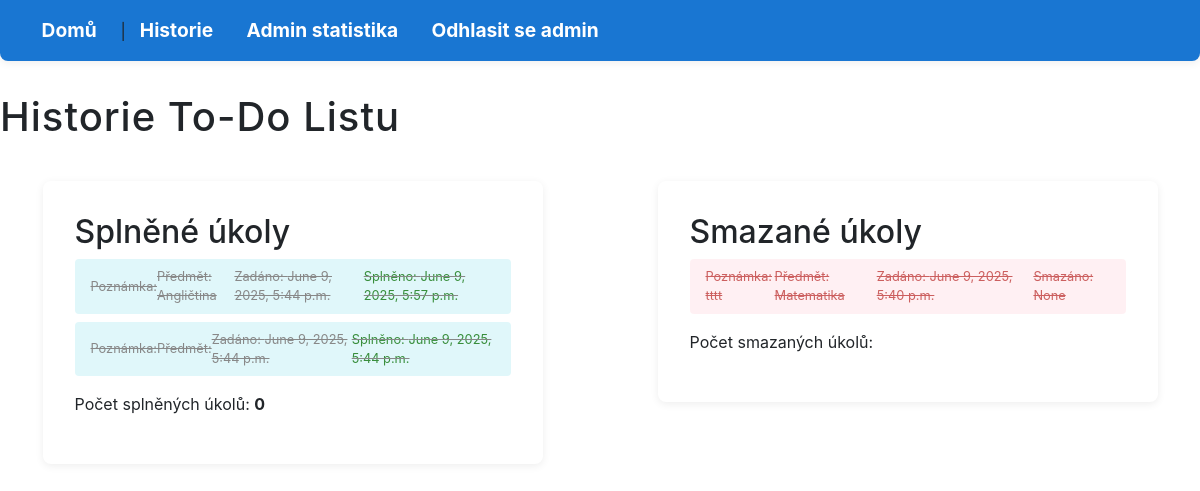
/history/ (signed in), run on an earlier commit of the app's database.
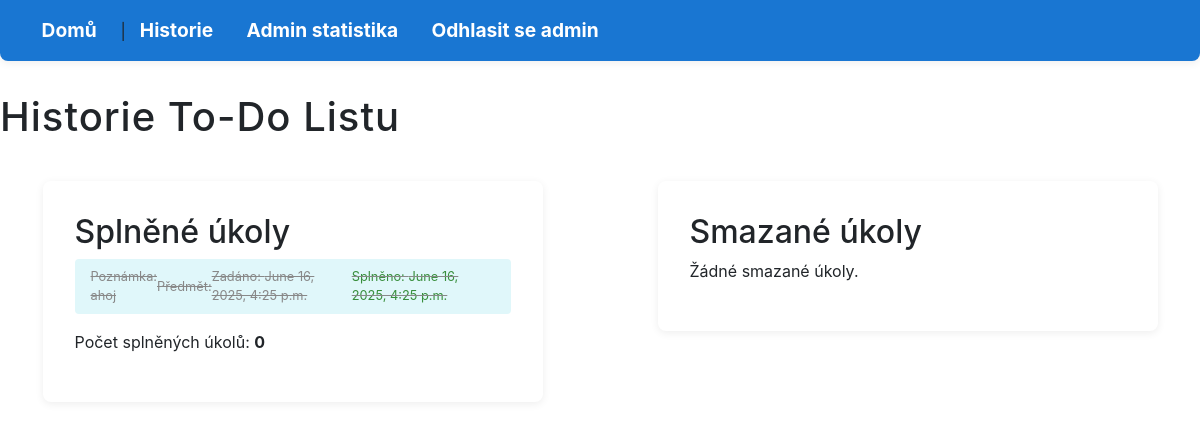
And on a later commit of the database.
### todo_app/models.py (models this page shows, shortened)
class Todo(models.Model):
    user = models.ForeignKey(User, on_delete=models.CASCADE)
    text = models.CharField(max_length=200, verbose_name="Úkol")
    poznamka = models.TextField(blank=True, verbose_name="Poznámka")
    ocekavane = models.DateField(null=True, blank=True, verbose_name="Očekávaný termín")
    predmet = models.CharField(max_length=100, blank=True, verbose_name="Předmět")
    done = models.BooleanField(default=False, verbose_name="Splněno")
    created = models.DateTimeField(default=timezone.now, verbose_name="Vytvořeno")
    completed = models.DateTimeField(null=True, blank=True, verbose_name="Dokončeno")
    deleted = models.BooleanField(default=False, verbose_name="Smazáno")
    deleted_at = models.DateTimeField(null=True, blank=True, verbose_name="Smazáno v")

### todo_app/views.py (the view)
# urls.py: path('history/', views.history, name='history'),
@login_required
def history(request):
    splnene = Todo.objects.filter(user=request.user, done=True, deleted=False).order_by('-completed')
    smazane = Todo.objects.filter(user=request.user, deleted=True).order_by('-deleted_at')
    return render(request, 'history.html', {'splnene': splnene, 'smazane': smazane})

### todo_app/templates/history.html (shortened to what this page needs)
<!DOCTYPE html>
<html lang="cs">
<head>
    <link rel="stylesheet" href="/static/css/style.css">
    <link rel="stylesheet" href="https://maxcdn.bootstrapcdn.com/bootstrap/4.1.3/css/bootstrap.min.css">
</head>
<body>
    <nav style="margin-bottom: 2em;">
        <a href="{% url 'index' %}">Domů</a> |
        <a href="{% url 'history' %}">Historie</a>
        {% if user.is_staff %}
            <a href="{% url 'admin_stats' %}"> Admin statistika</a>
        {% endif %}
        <a href="{% url 'logout' %}">Odhlasit se {{ user.username }}</a>
    </nav>
    <h1>Historie To-Do Listu</h1>
    <div class="row">
        <div class="col-md-6">
            <div class="todo-list">
                <h2>Splněné úkoly</h2>
                {% if splnene %}
                    <ul>
                        {% for done in splnene %}
                            <li class="done">
                                    <br><small>Poznámka: {{done.poznamka}}</small>
                                    <br><small>Předmět: {{ done.predmet }}</small>
                                <br><small>Zadáno: {{ done.created }}</small>
                                <br><small style="color: #388e3c;">Splněno: {{ done.completed }} </small>
                            </li>
                        {% endfor %}
                    </ul>
                    <p>Počet splněných úkolů: <strong> 0 </strong></p>
                {% else %}
                    <p>Žádné splněné úkoly.</p>
                {% endif %}
            </div>
        </div>
        <div class="col-md-6">
            <div class="todo-list">
                <h2>Smazané úkoly</h2>
                {% if smazane %}
                    <ul>
                        {% for del in smazane %}
                            <li class="deleted">
                                    <br><small>Poznámka: {{del.poznamka}} </small>
                                    <br><small>Předmět: {{del.predmet}} </small>
                                <br><small>Zadáno: {{del.created}} </small>
                                    <br><small style="color: #b71c1c;">Smazáno: {{del.completed}} </small>
                            </li>
                        {% endfor %}
                    </ul>
                    <p>Počet smazaných úkolů: <strong> {{ countSmazane }} </strong></p>
                {% else %}
                    <p>Žádné smazané úkoly.</p>
                {% endif %}
            </div>
        </div>
    </div>
</body>
</html>

### todo_app/static/css/style.css (style rules this page uses)
body { font-family: 'Segoe UI', Arial, sans-serif; background: #f4f6fb; margin: 0; padding: 0; }
nav { background: #1976d2; padding: 1em 2em; margin-bottom: 2em; border-radius: 0 0 8px 8px; box-shadow: 0 2px 8px rgba(0,0,0,0.07); }
nav a { color: #fff; text-decoration: none; margin-right: 1em; font-weight: bold; transition: color 0.2s; }
main, .todo-list { background: #fff; border-radius: 8px; box-shadow: 0 2px 8px rgba(0,0,0,0.07); padding: 2em; max-width: 500px; margin: 2em auto; }
h1 { color: #1976d2; margin-top: 0; letter-spacing: 1px; }
ul { list-style: none; padding: 0; }
li { display: flex; align-items: center; justify-content: space-between; background: #f0f4fa; margin-bottom: 0.5em; padding: 0.5em 1em; border-radius: 4px; transition: background 0.2s; }
li.done { background: #e0f7fa; color: #888; text-decoration: line-through; }
a { color: #d32f2f; text-decoration: none; font-size: 1.2em; margin-left: 0.5em; transition: color 0.2s; }

What changed in the data, as far as the page shows it:
removed Todo: predmet "Angličtina", created "June 9, 2025, 5:44 p.m.", completed "June 9, 2025, 5:57 p.m.", shown under "Splněné úkoly"
removed Todo: created "June 9, 2025, 5:44 p.m.", completed "June 9, 2025, 5:44 p.m.", shown under "Splněné úkoly"
removed Todo: poznamka "tttt", predmet "Matematika", created "June 9, 2025, 5:40 p.m.", completed "None", shown under "Smazané úkoly"
added Todo: poznamka "ahoj", created "June 16, 2025, 4:25 p.m.", completed "June 16, 2025, 4:25 p.m.", shown under "Splněné úkoly"
Also different on the page:
text no longer shown: "Počet smazaných úkolů:"
text now shown: "Žádné smazané úkoly."
